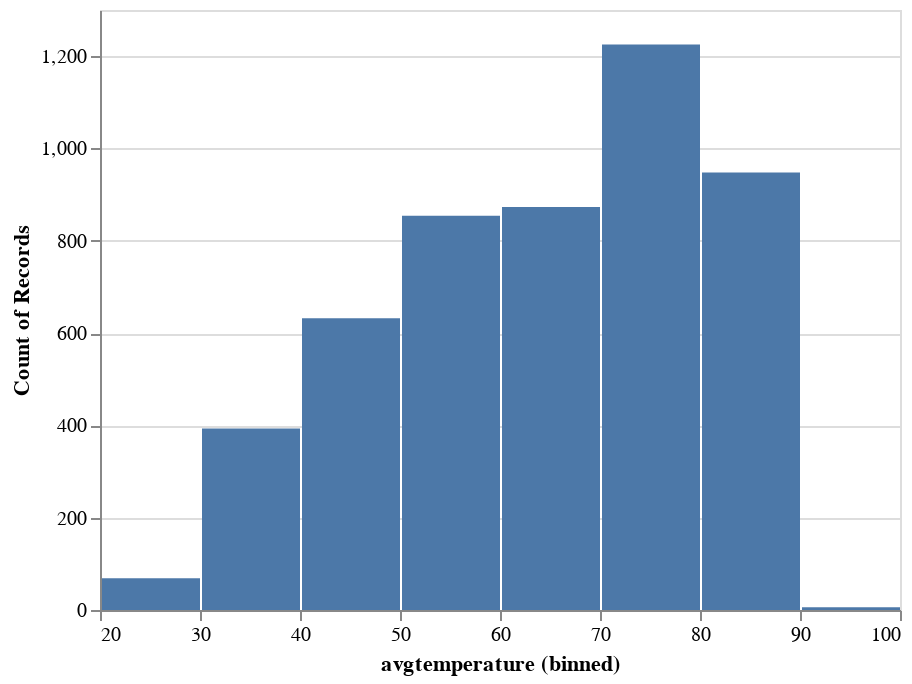

Notebook code cell kept with this figure:
### Code cell
# Like in SAMPLE NO. 2

# Modify the code to plot count of 'avgtemperature' showing what part is above or below global average temperature
# plot the dataset, referencing dataframe column names
import altair as alt
alt.Chart(weather.sample(5000, replace=True)).mark_bar().encode(
  x=alt.X('avgtemperature', bin=True),
  y='count()'
)

### Figure 1 — Vega-Lite specification as saved in the notebook (floating-point values rounded to 4 significant figures; data arrays with more than 128 entries replaced by an {"elided": "..."} marker saying what was removed)
{"config": {"view": {"continuousWidth": 400, "continuousHeight": 300}}, "data": {"name": "data-09a8dbf7a09e6be0ed985b02b1822b3f"}, "mark": "bar", "encoding": {"x": {"type": "quantitative", "bin": true, "field": "avgtemperature"}, "y": {"type": "quantitative", "aggregate": "count"}}, "$schema": "https://vega.github.io/schema/vega-lite/v4.8.1.json", "datasets": {"data-09a8dbf7a09e6be0ed985b02b1822b3f": {"elided": "5000 records"}}}
